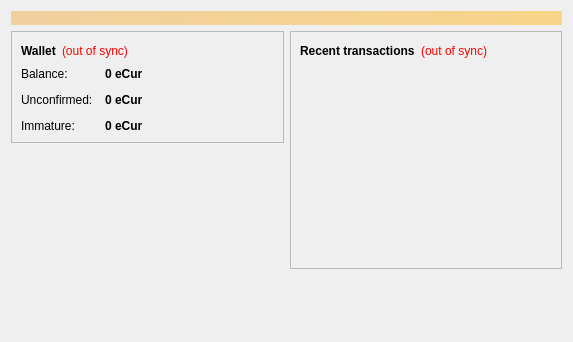
<?xml version="1.0" encoding="UTF-8"?>
<ui version="4.0">
 <class>OverviewPage</class>
 <widget class="QWidget" name="OverviewPage">
  <property name="geometry">
   <rect>
    <x>0</x>
    <y>0</y>
    <width>573</width>
    <height>342</height>
   </rect>
  </property>
  <property name="windowTitle">
   <string>Form</string>
  </property>
  <layout class="QVBoxLayout" name="topLayout">
   <item>
    <widget class="QLabel" name="labelAlerts">
     <property name="visible">
      <bool>false</bool>
     </property>
     <property name="styleSheet">
      <string notr="true">background-color: qlineargradient(x1: 0, y1: 0, x2: 1, y2: 0, stop:0 #F0D0A0, stop:1 #F8D488); color:#000000;</string>
     </property>
     <property name="wordWrap">
      <bool>true</bool>
     </property>
     <property name="margin">
      <number>3</number>
     </property>
    </widget>
   </item>
   <item>
    <layout class="QHBoxLayout" name="horizontalLayout" stretch="1,1">
     <item>
      <layout class="QVBoxLayout" name="verticalLayout_2">
       <item>
        <widget class="QFrame" name="frame">
         <property name="frameShape">
          <enum>QFrame::StyledPanel</enum>
         </property>
         <property name="frameShadow">
          <enum>QFrame::Raised</enum>
         </property>
         <layout class="QVBoxLayout" name="verticalLayout_4">
          <item>
           <layout class="QHBoxLayout" name="horizontalLayout_4">
            <item>
             <widget class="QLabel" name="label_5">
              <property name="font">
               <font>
                <weight>75</weight>
                <bold>true</bold>
               </font>
              </property>
              <property name="text">
               <string>Wallet</string>
              </property>
             </widget>
            </item>
            <item>
             <widget class="QLabel" name="labelWalletStatus">
              <property name="toolTip">
               <string>The displayed information may be out of date. Your wallet automatically synchronizes with the eCurrency network after a connection is established, but this process has not completed yet.</string>
              </property>
              <property name="styleSheet">
               <string notr="true">QLabel { color: red; }</string>
              </property>
              <property name="text">
               <string notr="true">(out of sync)</string>
              </property>
              <property name="alignment">
               <set>Qt::AlignLeading|Qt::AlignLeft|Qt::AlignVCenter</set>
              </property>
             </widget>
            </item>
            <item>
             <spacer name="horizontalSpacer_2">
              <property name="orientation">
               <enum>Qt::Horizontal</enum>
              </property>
              <property name="sizeHint" stdset="0">
               <size>
                <width>40</width>
                <height>20</height>
               </size>
              </property>
             </spacer>
            </item>
           </layout>
          </item>
          <item>
           <layout class="QFormLayout" name="formLayout_2">
            <property name="fieldGrowthPolicy">
             <enum>QFormLayout::AllNonFixedFieldsGrow</enum>
            </property>
            <property name="horizontalSpacing">
             <number>12</number>
            </property>
            <property name="verticalSpacing">
             <number>12</number>
            </property>
            <item row="0" column="0">
             <widget class="QLabel" name="label">
              <property name="text">
               <string>Balance:</string>
              </property>
             </widget>
            </item>
            <item row="0" column="1">
             <widget class="QLabel" name="labelBalance">
              <property name="font">
               <font>
                <weight>75</weight>
                <bold>true</bold>
               </font>
              </property>
              <property name="cursor">
               <cursorShape>IBeamCursor</cursorShape>
              </property>
              <property name="toolTip">
               <string>Your current balance</string>
              </property>
              <property name="text">
               <string notr="true">0 eCur</string>
              </property>
              <property name="textInteractionFlags">
               <set>Qt::LinksAccessibleByMouse|Qt::TextSelectableByKeyboard|Qt::TextSelectableByMouse</set>
              </property>
             </widget>
            </item>
            <item row="1" column="0">
             <widget class="QLabel" name="label_3">
              <property name="text">
               <string>Unconfirmed:</string>
              </property>
             </widget>
            </item>
            <item row="1" column="1">
             <widget class="QLabel" name="labelUnconfirmed">
              <property name="font">
               <font>
                <weight>75</weight>
                <bold>true</bold>
               </font>
              </property>
              <property name="cursor">
               <cursorShape>IBeamCursor</cursorShape>
              </property>
              <property name="toolTip">
               <string>Total of transactions that have yet to be confirmed, and do not yet count toward the current balance</string>
              </property>
              <property name="text">
               <string notr="true">0 eCur</string>
              </property>
              <property name="textInteractionFlags">
               <set>Qt::LinksAccessibleByMouse|Qt::TextSelectableByKeyboard|Qt::TextSelectableByMouse</set>
              </property>
             </widget>
            </item>
            <item row="2" column="0">
             <widget class="QLabel" name="labelImmatureText">
              <property name="text">
               <string>Immature:</string>
              </property>
             </widget>
            </item>
            <item row="2" column="1">
             <widget class="QLabel" name="labelImmature">
              <property name="font">
               <font>
                <weight>75</weight>
                <bold>true</bold>
               </font>
              </property>
              <property name="toolTip">
               <string>Mined balance that has not yet matured</string>
              </property>
              <property name="text">
               <string notr="true">0 eCur</string>
              </property>
              <property name="textInteractionFlags">
               <set>Qt::LinksAccessibleByMouse|Qt::TextSelectableByKeyboard|Qt::TextSelectableByMouse</set>
              </property>
             </widget>
            </item>
           </layout>
          </item>
         </layout>
        </widget>
       </item>
       <item>
        <spacer name="verticalSpacer">
         <property name="orientation">
          <enum>Qt::Vertical</enum>
         </property>
         <property name="sizeHint" stdset="0">
          <size>
           <width>20</width>
           <height>40</height>
          </size>
         </property>
        </spacer>
       </item>
      <item>
         <widget class="QLabel" name="coinimage">
          <property name="text">
           <string/>
          </property>
          <property name="pixmap">
           <pixmap resource="../bitcoin.qrc">:/icons/bitcoin</pixmap>
          </property>
          <property name="scaledContents">
           <bool>false</bool>
          </property>
          <property name="alignment">
           <set>Qt::AlignCenter</set>
          </property>
          <property name="margin">
           <number>-2</number>
          </property>
         </widget>
        </item>
      </layout>
     </item>
     <item>
      <layout class="QVBoxLayout" name="verticalLayout_3">
       <item>
        <widget class="QFrame" name="frame_2">
         <property name="frameShape">
          <enum>QFrame::StyledPanel</enum>
         </property>
         <property name="frameShadow">
          <enum>QFrame::Raised</enum>
         </property>
         <layout class="QVBoxLayout" name="verticalLayout">
          <item>
           <layout class="QHBoxLayout" name="horizontalLayout_2">
            <item>
             <widget class="QLabel" name="label_4">
              <property name="text">
               <string>&lt;b&gt;Recent transactions&lt;/b&gt;</string>
              </property>
             </widget>
            </item>
            <item>
             <widget class="QLabel" name="labelTransactionsStatus">
              <property name="toolTip">
               <string>The displayed information may be out of date. Your wallet automatically synchronizes with the eCurrency network after a connection is established, but this process has not completed yet.</string>
              </property>
              <property name="styleSheet">
               <string notr="true">QLabel { color: red; }</string>
              </property>
              <property name="text">
               <string notr="true">(out of sync)</string>
              </property>
              <property name="alignment">
               <set>Qt::AlignRight|Qt::AlignTrailing|Qt::AlignVCenter</set>
              </property>
             </widget>
            </item>
            <item>
             <spacer name="horizontalSpacer">
              <property name="orientation">
               <enum>Qt::Horizontal</enum>
              </property>
              <property name="sizeHint" stdset="0">
               <size>
                <width>40</width>
                <height>20</height>
               </size>
              </property>
             </spacer>
            </item>
           </layout>
          </item>
          <item>
           <widget class="QListView" name="listTransactions">
            <property name="styleSheet">
             <string notr="true">QListView { background: transparent; }</string>
            </property>
            <property name="frameShape">
             <enum>QFrame::NoFrame</enum>
            </property>
            <property name="verticalScrollBarPolicy">
             <enum>Qt::ScrollBarAlwaysOff</enum>
            </property>
            <property name="horizontalScrollBarPolicy">
             <enum>Qt::ScrollBarAlwaysOff</enum>
            </property>
            <property name="selectionMode">
             <enum>QAbstractItemView::NoSelection</enum>
            </property>
           </widget>
          </item>
         </layout>
        </widget>
       </item>
       <item>
        <spacer name="verticalSpacer_2">
         <property name="orientation">
          <enum>Qt::Vertical</enum>
         </property>
         <property name="sizeHint" stdset="0">
          <size>
           <width>20</width>
           <height>40</height>
          </size>
         </property>
        </spacer>
       </item>
      </layout>
     </item>
    </layout>
   </item>
  </layout>
 </widget>
 <resources/>
 <connections/>
</ui>
